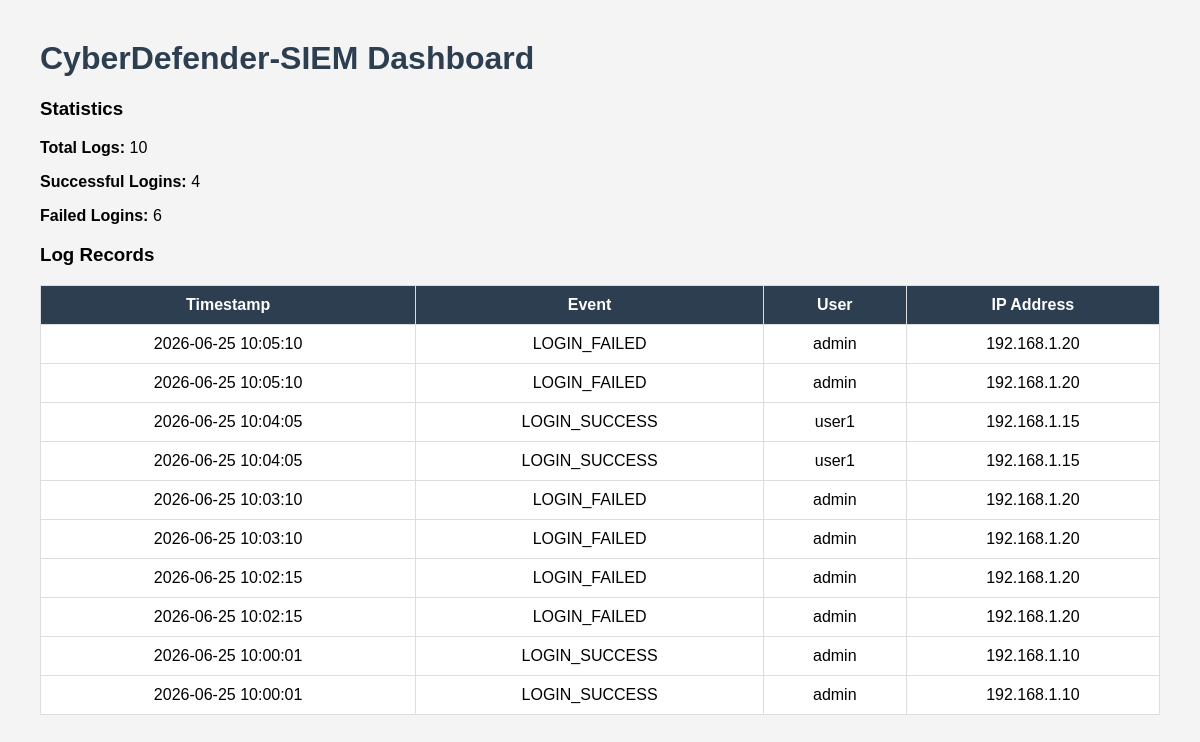
Before: / with the older database file.
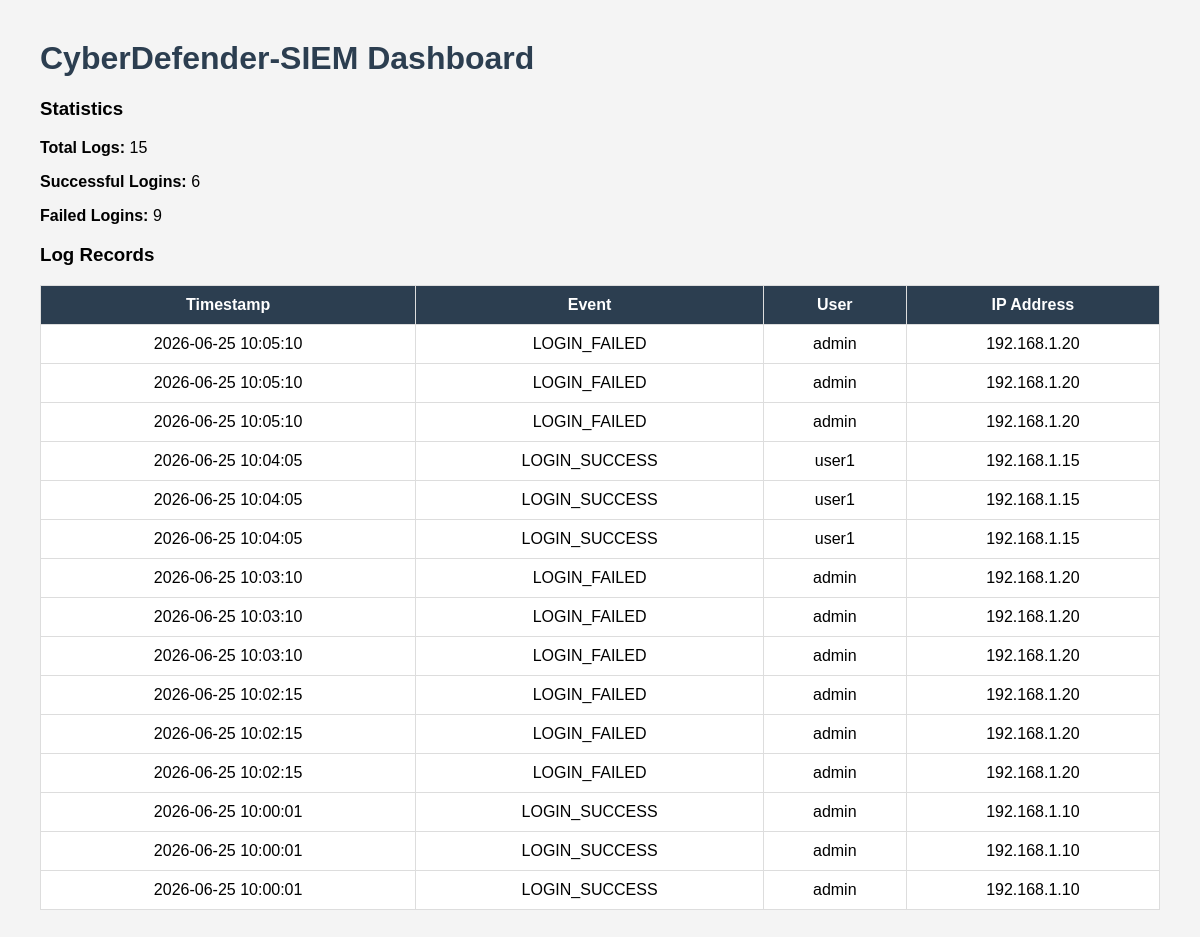
After: the same page with the newer database file.
### tables this page shows
CREATE TABLE logs(
    id INTEGER PRIMARY KEY AUTOINCREMENT,
    timestamp TEXT,
    event TEXT,
    user TEXT,
    ip TEXT
);

### src/web_dashboard.py (the view)
@app.route("/")
def dashboard():
    conn = sqlite3.connect(DATABASE)
    cursor = conn.cursor()
    cursor.execute("SELECT COUNT(*) FROM logs")
    total = cursor.fetchone()[0]
    cursor.execute("SELECT COUNT(*) FROM logs WHERE event='LOGIN_SUCCESS'")
    success = cursor.fetchone()[0]
    cursor.execute("SELECT COUNT(*) FROM logs WHERE event='LOGIN_FAILED'")
    failed = cursor.fetchone()[0]
    cursor.execute("""
        SELECT timestamp, event, user, ip
        FROM logs
        ORDER BY timestamp DESC
    """)
    logs = cursor.fetchall()
    conn.close()
    return render_template(
        "dashboard.html",
        total=total,
        success=success,
        failed=failed,
        logs=logs
    )

### templates/dashboard.html (shortened to what this page needs)
<!DOCTYPE html>
<html>
<head>
</head>
<body>
<h1>CyberDefender-SIEM Dashboard</h1>
<h3>Statistics</h3>
<p><b>Total Logs:</b> {{ total }}</p>
<p><b>Successful Logins:</b> {{ success }}</p>
<p><b>Failed Logins:</b> {{ failed }}</p>
<h3>Log Records</h3>
<table>
<tr>
<th>Timestamp</th>
<th>Event</th>
<th>User</th>
<th>IP Address</th>
</tr>
{% for log in logs %}
<tr>
<td>{{ log[0] }}</td>
<td>{{ log[1] }}</td>
<td>{{ log[2] }}</td>
<td>{{ log[3] }}</td>
</tr>
{% endfor %}
</table>
</body>
</html>

### templates/dashboard.html (style rules this page uses)
body { font-family:Arial; background:#f4f4f4; margin:40px; }
h1 { color:#2c3e50; }
table { width:100%; border-collapse:collapse; background:white; }
th,td { border:1px solid #ddd; padding:10px; text-align:center; }
th { background:#2c3e50; color:white; }

Changed rows visible on the page:
added logs: timestamp "2026-06-25 10:05:10", event "LOGIN_FAILED", user "admin", ip "192.168.1.20"
added logs: timestamp "2026-06-25 10:04:05", event "LOGIN_SUCCESS", user "user1", ip "192.168.1.15"
added logs: timestamp "2026-06-25 10:03:10", event "LOGIN_FAILED", user "admin", ip "192.168.1.20"
added logs: timestamp "2026-06-25 10:02:15", event "LOGIN_FAILED", user "admin", ip "192.168.1.20"
added logs: timestamp "2026-06-25 10:00:01", event "LOGIN_SUCCESS", user "admin", ip "192.168.1.10"
Other visible differences:
{{ total }}: "10" → "15"
{{ success }}: "4" → "6"
{{ failed }}: "6" → "9"
